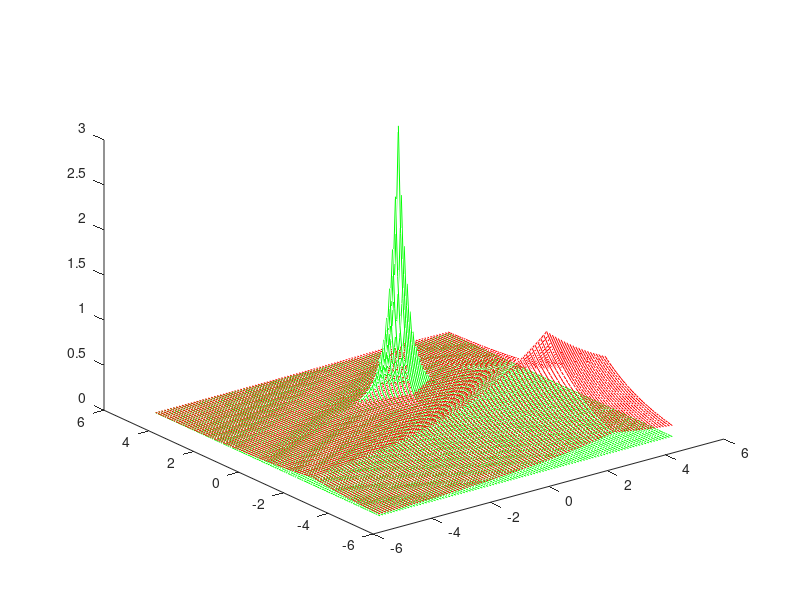
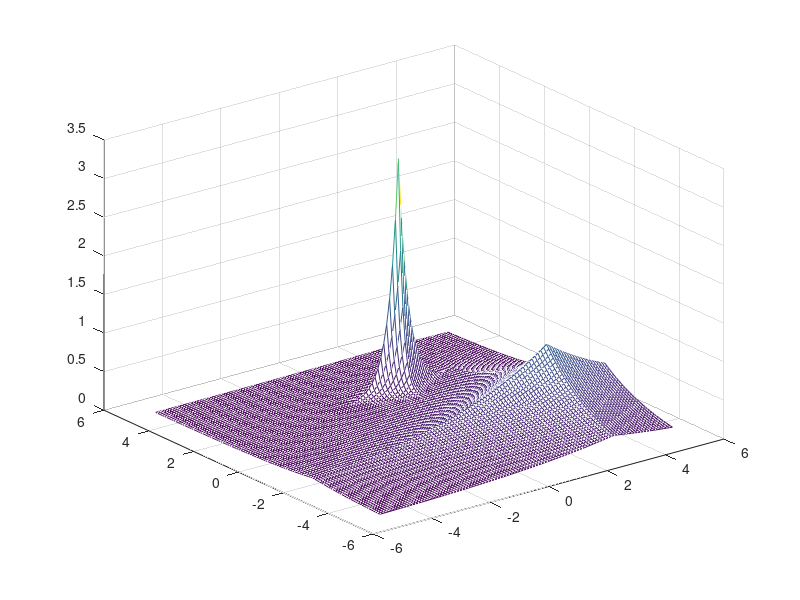

Write MATLAB code to recreate these figures, in order.
a=1;
b=2;
c=3;
d=-2;
[X,Y] = meshgrid([-5:0.1:5]);
[K,M] = meshgrid([-5:0.1:5]);
Z = 3*exp (-((abs((X-a).*3) + (abs((Y-b).*5)))));
P = exp (-((abs((K-c).*0.3) + (abs((M-d).*0.5)))));
figure (1);
plot3 (X,Y,Z,'g', K,M,P,'r');
% figure (2);
% mesh(X,Y,Z);
% figure (3);
% mesh(K,M,P);
figure (4);
mesh(X,Y,Z+P);